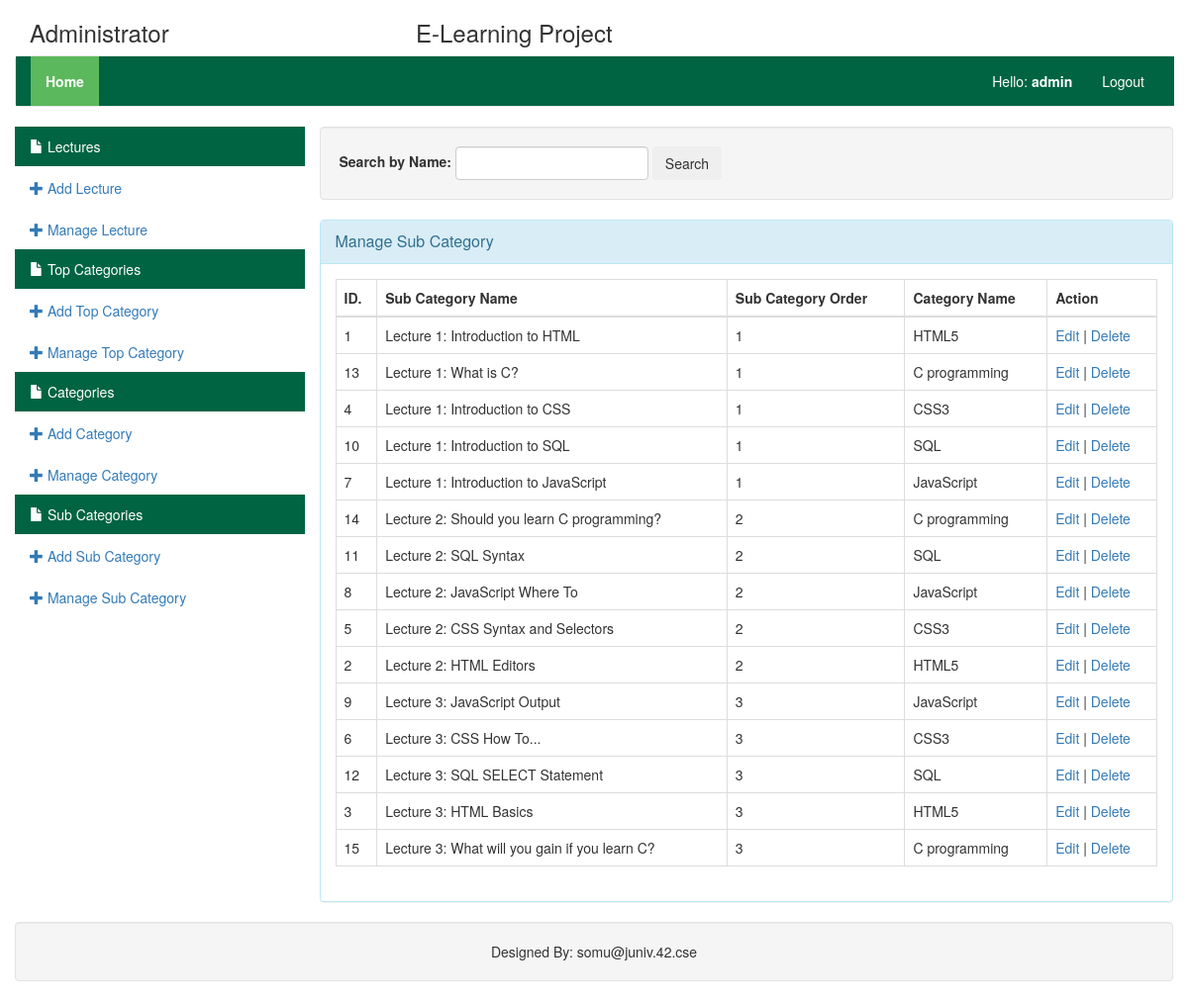
Page /admin/manage_sub_category.php (signed in) on the earlier database version.
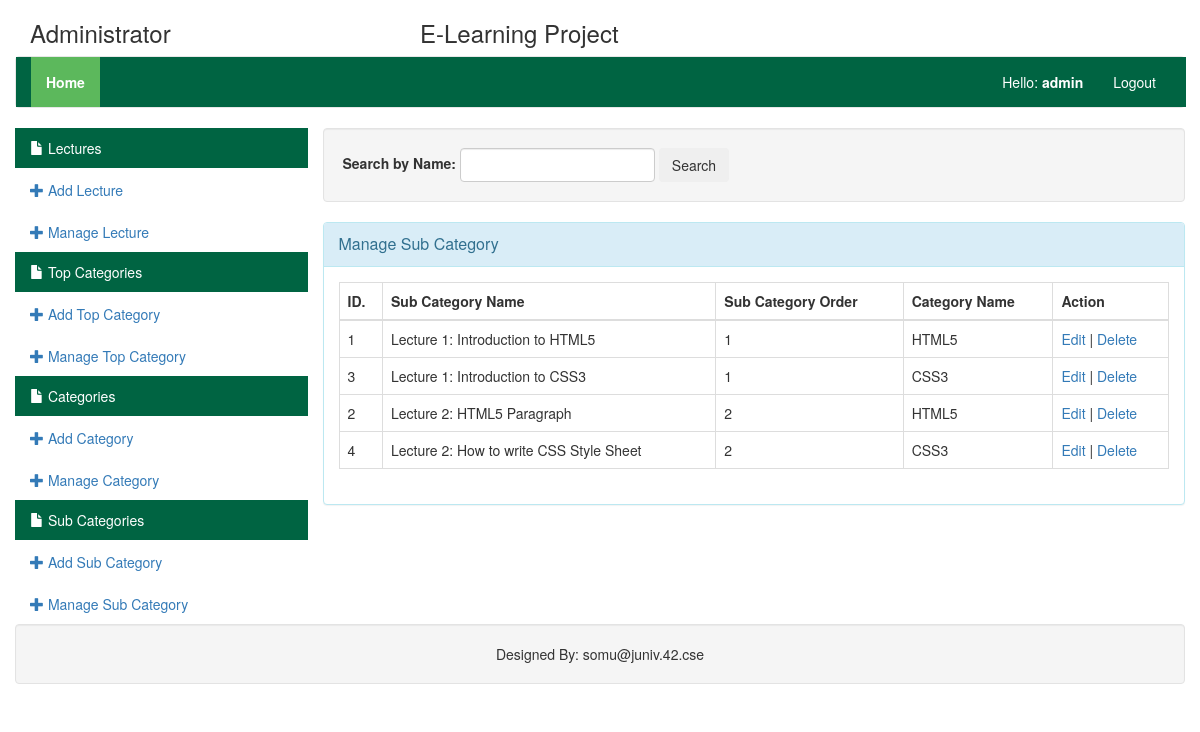
Same page on the later database version.
### tables this page shows
CREATE TABLE `table_sub_category` (
  `sub_category_id` int(11) NOT NULL,
  `sub_category_name` varchar(200) NOT NULL,
  `sub_category_order` int(11) NOT NULL,
  `category_id` int(11) NOT NULL
);

CREATE TABLE `table_category` (
  `category_id` int(11) NOT NULL,
  `category_name` varchar(200) NOT NULL,
  `category_image` varchar(200) NOT NULL,
  `category_order` int(11) NOT NULL,
  `top_category_id` int(11) NOT NULL
);

### admin/manage_sub_category.php (the view, shortened to what this page needs)
<?php
	include "../connection.php";
 ?>
<?php include "header.php"; ?>
	<div class="row" style="padding-left: 0px; padding-right: 0px;">
		<div class="col-lg-3 col-md-3 col-sm-3 col-xs-12" style="padding-left: 0px; padding-right: 0px;">
			<?php include "left_menu.php"; ?>
		</div>
		<div class="col-lg-9 col-md-9 col-sm-9 col-xs-12" style="padding-right: 0px;">
			<div class="well">
				<form method="post" class="form-inline" id="form_search" action='<?php echo $_SERVER["PHP_SELF"]; ?>'>
					<div class="form-group">
						<label>Search by Name:</label>
						<input type="text" class="form-control" name="search_text" id="search_text">
					</div>
					<button type="submit" class="btn btn-deafult" name="btn_search" id="btn_search">Search</button>
				</form>
			</div>
			<div class="panel panel-info">
				<div class="panel-heading">
					<div class="panel-title">Manage Sub Category</div>
				</div>
				<div class="panel-body">
					<table class="table table-hover table-bordered">
					    <thead>
					      <tr>
					      	<th>ID.</th>
					        <th>Sub Category Name</th>
					        <th>Sub Category Order</th>
					        <th>Category Name</th>
					        <th>Action</th>
					      </tr>
					    </thead>
					    <tbody>
					      <?php
					      	$qry = "";
					      	if (isset($_POST["btn_search"])) {
					      		$qry = mysqli_query($con, "select * from table_sub_category inner join table_category on table_sub_category.category_id = table_category.category_id where sub_category_name like '%".mres($con, $_POST["search_text"])."%' order by sub_category_order asc ");
					      	}
					      	else {
					      		$qry = mysqli_query($con, "select * from table_sub_category inner join table_category on table_sub_category.category_id = table_category.category_id order by sub_category_order asc");
					      	}
					      	while ($row = $qry->fetch_assoc()) {
					      		echo '<tr>';
					      		echo '<td>'.$row["sub_category_id"]."</td><td>".$row["sub_category_name"]."</td><td>".$row["sub_category_order"]."</td><td>".$row["category_name"]."</td><td><a href='add_sub_category.php?edit_id=".$row["sub_category_id"]."'>Edit</a> | <a href='?delete_id=".$row["sub_category_id"]."' onclick=\"return confirm('Are you sure to delete this item?');\"> Delete</td>";
					      		echo '</tr>';
					      	}
					       ?>
					    </tbody>
					</table>
				</div>
			</div>
		</div>
	</div>
<?php include "footer.php"; ?>

Differences in the rows shown:
removed table_sub_category: sub_category_id "13", sub_category_name "Lecture 1: What is C?", sub_category_order "1", category.category_name "C programming"
removed table_sub_category: sub_category_id "10", sub_category_name "Lecture 1: Introduction to SQL", sub_category_order "1", category.category_name "SQL"
removed table_sub_category: sub_category_id "7", sub_category_name "Lecture 1: Introduction to JavaScript", sub_category_order "1", category.category_name "JavaScript"
removed table_sub_category: sub_category_id "14", sub_category_name "Lecture 2: Should you learn C programming?", sub_category_order "2", category.category_name "C programming"
removed table_sub_category: sub_category_id "11", sub_category_name "Lecture 2: SQL Syntax", sub_category_order "2", category.category_name "SQL"
removed table_sub_category: sub_category_id "8", sub_category_name "Lecture 2: JavaScript Where To", sub_category_order "2", category.category_name "JavaScript"
removed table_sub_category: sub_category_id "5", sub_category_name "Lecture 2: CSS Syntax and Selectors", sub_category_order "2", category.category_name "CSS3"
removed table_sub_category: sub_category_id "9", sub_category_name "Lecture 3: JavaScript Output", sub_category_order "3", category.category_name "JavaScript"
removed table_sub_category: sub_category_id "6", sub_category_name "Lecture 3: CSS How To...", sub_category_order "3", category.category_name "CSS3"
removed table_sub_category: sub_category_id "12", sub_category_name "Lecture 3: SQL SELECT Statement", sub_category_order "3", category.category_name "SQL"
removed table_sub_category: sub_category_id "15", sub_category_name "Lecture 3: What will you gain if you learn C?", sub_category_order "3", category.category_name "C programming"
changed table_sub_category id 1: sub_category_name "Lecture 1: Introduction to HTML" → "Lecture 1: Introduction to HTML5"
changed table_sub_category id 3: sub_category_name "Lecture 3: HTML Basics" → "Lecture 1: Introduction to CSS3"; sub_category_order "3" → "1"; category.category_name "HTML5" → "CSS3"; moves up the list
changed table_sub_category id 2: sub_category_name "Lecture 2: HTML Editors" → "Lecture 2: HTML5 Paragraph"; moves down the list
changed table_sub_category id 4: sub_category_name "Lecture 1: Introduction to CSS" → "Lecture 2: How to write CSS Style Sheet"; sub_category_order "1" → "2"
